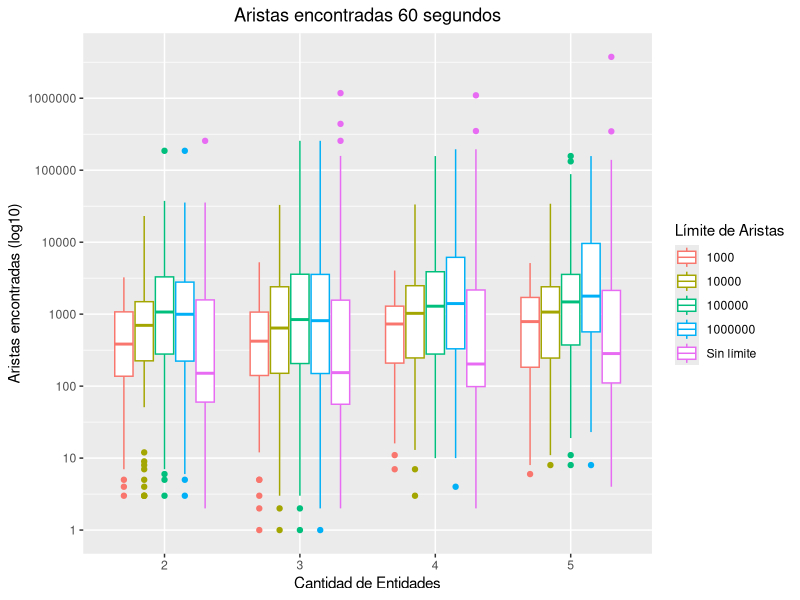
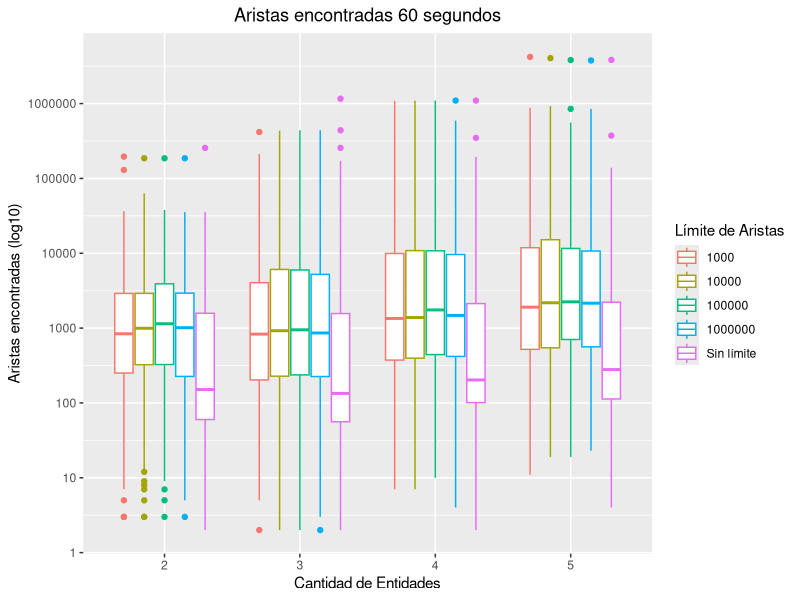
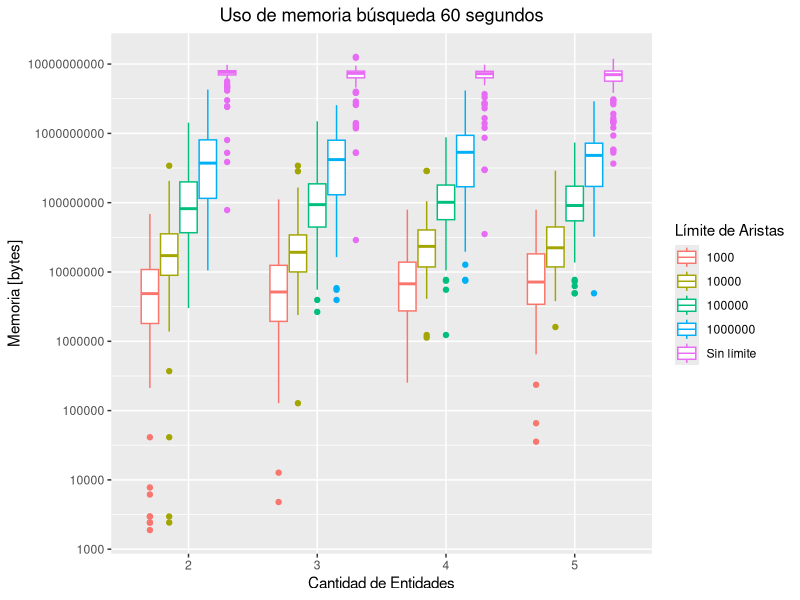
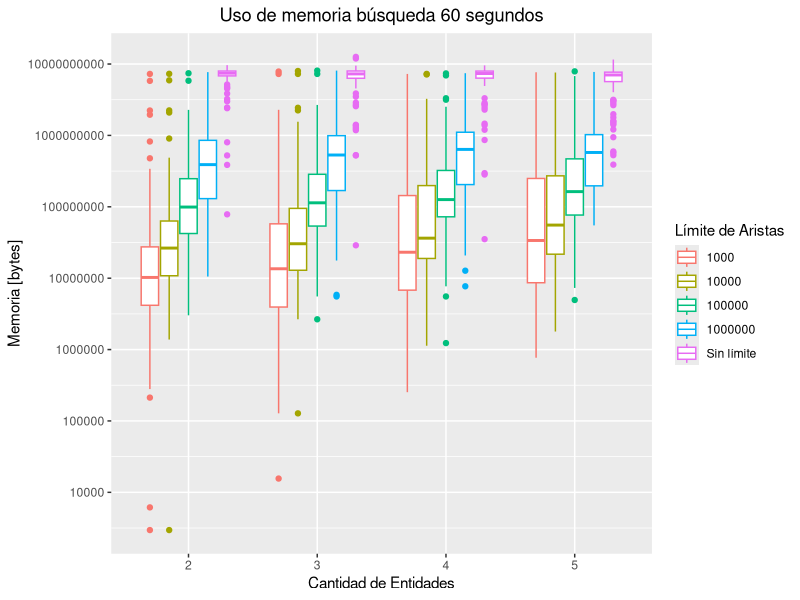
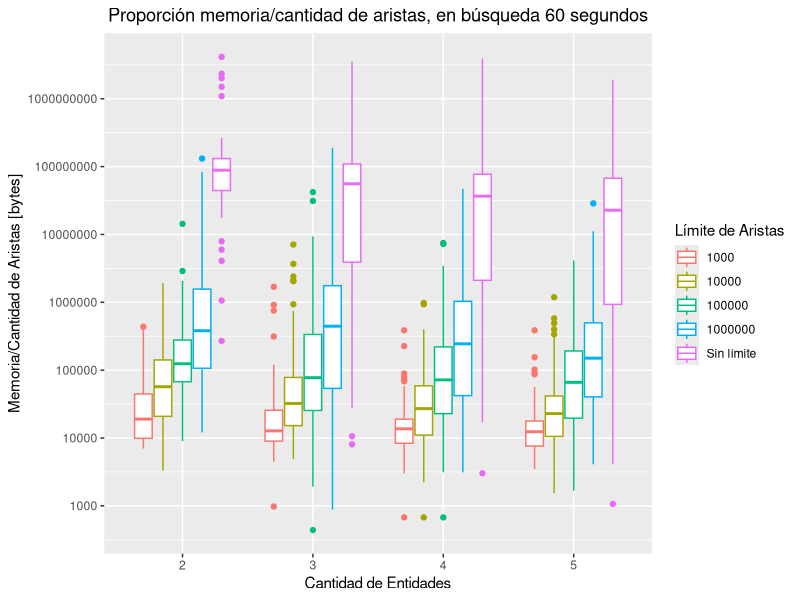
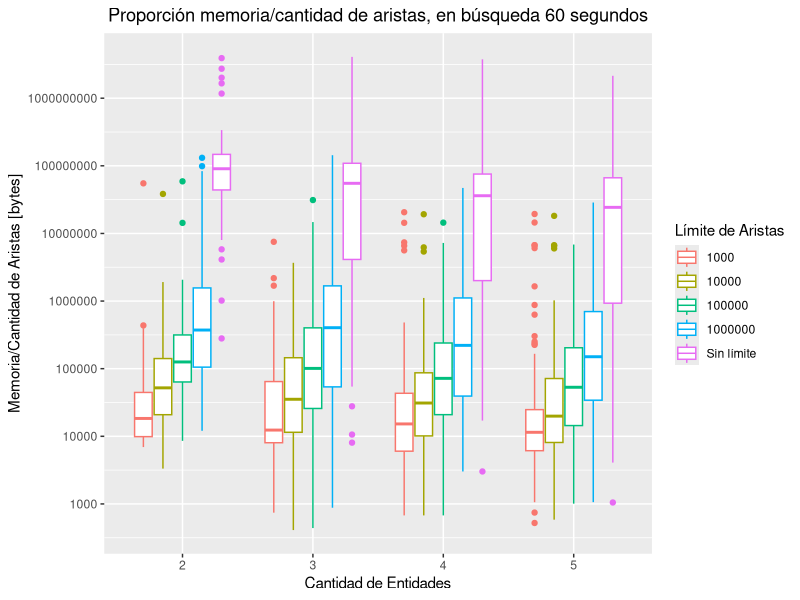
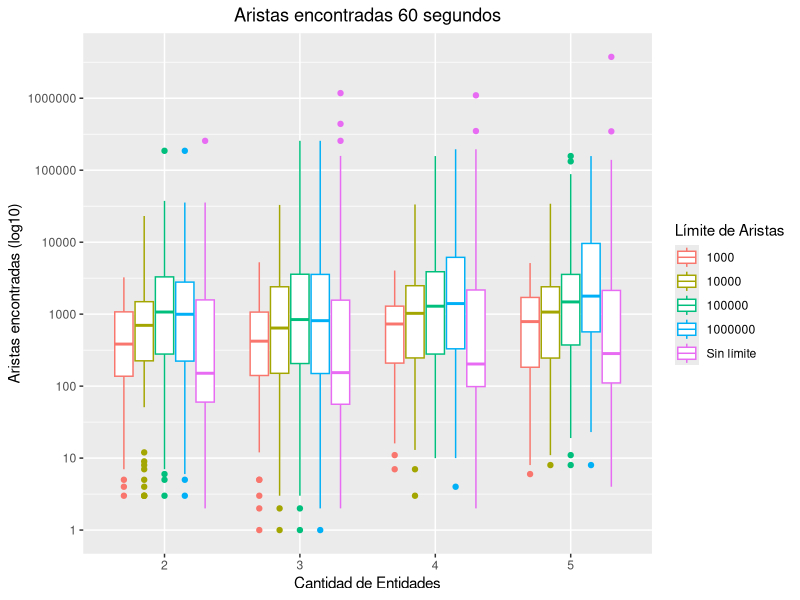
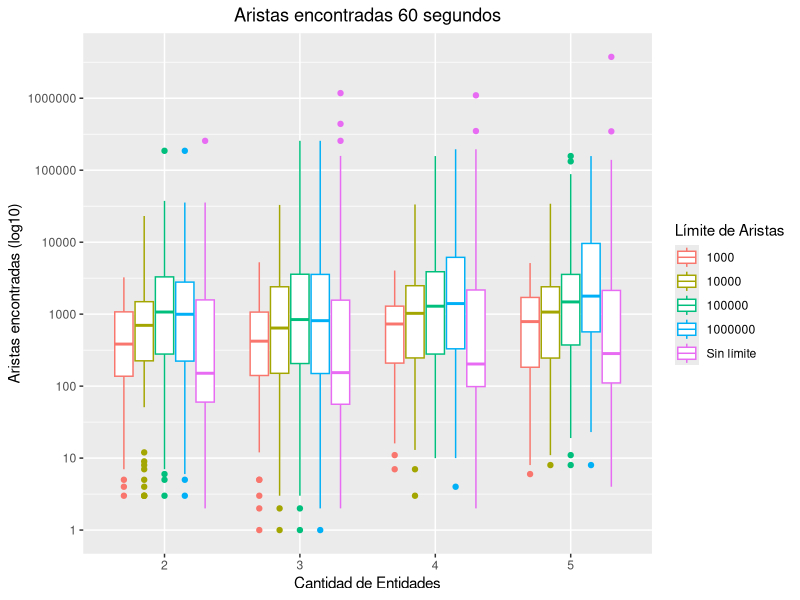

The R source for these figures, in order:
## ---- chunk 1
library(ggplot2)
## ---- chunk 2
tiemposBusquedaCamino <- read.csv("datos/TPF_OptMem_lim-1.csv", sep = ";")
tiemposBusquedaCamino_1000 <- read.csv("datos/TPF_OptMem_lim1000.csv", sep = ";")
tiemposBusquedaCamino_10000 <- read.csv("datos/TPF_OptMem_lim10000.csv", sep = ";")
tiemposBusquedaCamino_100000 <- read.csv("datos/TPF_OptMem_lim100000.csv", sep = ";")
tiemposBusquedaCamino_1000000 <- read.csv("datos/TPF_OptMem_lim1000000.csv", sep = ";")

tiemposBusquedaCamino_limExc <- read.csv("datos/OptMemLimExc/out.csv", sep = ";")
## ---- chunk 3
options(scipen = 999)


all_data = rbind(tiemposBusquedaCamino,tiemposBusquedaCamino_1000,tiemposBusquedaCamino_10000,tiemposBusquedaCamino_100000,tiemposBusquedaCamino_1000000)

all_data$Limite = as.character(all_data$Limite)
all_data$Limite[all_data$Limite == "-1"] <- "Sin límite"
tiemposBusquedaCamino_limExc$Limite = as.character(tiemposBusquedaCamino_limExc$Limite)
tiemposBusquedaCamino_limExc$Limite[tiemposBusquedaCamino_limExc$Limite == "-1"] <- "Sin límite"

all_data$Grupos[all_data$Grupos == "penta"] <- "5"
all_data$Grupos[all_data$Grupos == "cuadra"] <- "4"
all_data$Grupos[all_data$Grupos == "triple"] <- "3"
all_data$Grupos[all_data$Grupos == "double"] <- "2"
tiemposBusquedaCamino_limExc$Grupos[tiemposBusquedaCamino_limExc$Grupos == "penta"] <- "5"
tiemposBusquedaCamino_limExc$Grupos[tiemposBusquedaCamino_limExc$Grupos == "cuadra"] <- "4"
tiemposBusquedaCamino_limExc$Grupos[tiemposBusquedaCamino_limExc$Grupos == "triple"] <- "3"
tiemposBusquedaCamino_limExc$Grupos[tiemposBusquedaCamino_limExc$Grupos == "double"] <- "2"

all_data$grupos_id = paste(all_data$Grupos,"_", as.character(all_data$ID))
ids_aristas_cero <- all_data$grupos_id[all_data$Aristas == 0]
tiemposBusquedaCamino_limExc$grupos_id = paste(tiemposBusquedaCamino_limExc$Grupos,"_", as.character(tiemposBusquedaCamino_limExc$ID))
ids_aristas_cero_limExc <- tiemposBusquedaCamino_limExc$grupos_id[tiemposBusquedaCamino_limExc$Aristas == 0]

all_data_SAC <- all_data[!
    (all_data$grupos_id %in% ids_aristas_cero), ]
all_data_SAC$memArista = all_data_SAC$Memoria / all_data_SAC$Aristas
tiemposBusquedaCamino_limExc_SAC <- tiemposBusquedaCamino_limExc[!
    (tiemposBusquedaCamino_limExc$grupos_id %in% ids_aristas_cero), ]
tiemposBusquedaCamino_limExc_SAC$memArista = tiemposBusquedaCamino_limExc_SAC$Memoria / tiemposBusquedaCamino_limExc_SAC$Aristas




## ---- chunk 4
ggplot(all_data, aes(x=Grupos, y=Aristas,color = Limite)) + 
  geom_boxplot() + 
  labs(title= "Aristas encontradas 60 segundos",
       color = "Límite de Aristas",
       y = "Aristas encontradas (log10)",
       x = "Cantidad de Entidades") +
  theme(plot.title = element_text(hjust = 0.5)) +
  scale_y_continuous(trans='log10', breaks = c(10^0,10^1,10^2,10^3,10^4,10^5,10^6,10^7,10^8,10^9,10^10,10^11))

ggsave(plot = last_plot(), filename = "export/4_LimitesAristas.png", width=8, height=5, dpi=300)
ggsave(plot = last_plot(), filename = "export/4_LimitesAristas.pdf", width=8, height=5, dpi=300)
## ---- chunk 5
ggplot(tiemposBusquedaCamino_limExc, aes(x=Grupos, y=Aristas,color = Limite)) + 
  geom_boxplot() + 
  labs(title= "Aristas encontradas 60 segundos",
       color = "Límite de Aristas",
       y = "Aristas encontradas (log10)",
       x = "Cantidad de Entidades") +
  theme(plot.title = element_text(hjust = 0.5)) +
  scale_y_continuous(trans='log10', breaks = c(10^0,10^1,10^2,10^3,10^4,10^5,10^6,10^7,10^8,10^9,10^10,10^11))

#ggsave(plot = last_plot(), filename = "export/4_LimitesAristas.png", width=8, height=5, dpi=300)
#ggsave(plot = last_plot(), filename = "export/4_LimitesAristas.pdf", width=8, height=5, dpi=300)
## ---- chunk 6
ggplot(all_data, aes(x=Grupos, y=Memoria,color = Limite)) + 
  geom_boxplot() +
  labs(title= "Uso de memoria búsqueda 60 segundos",
       color = "Límite de Aristas",
       y = "Memoria [bytes]",
       x = "Cantidad de Entidades") +
  theme(plot.title = element_text(hjust = 0.5)) +
  #facet_grid(vars(Limite))  + 
  scale_y_continuous(trans='log10', breaks = c(10^0,10^1,10^2,10^3,10^4,10^5,10^6,10^7,10^8,10^9,10^10,10^11,10^12))

ggsave(plot = last_plot(), filename = "export/4_LimitesMemoria.png", width=8, height=5, dpi=300)
ggsave(plot = last_plot(), filename = "export/4_LimitesMemoria.pdf", width=8, height=5, dpi=300)
## ---- chunk 7
ggplot(tiemposBusquedaCamino_limExc, aes(x=Grupos, y=Memoria,color = Limite)) + 
  geom_boxplot() +
  labs(title= "Uso de memoria búsqueda 60 segundos",
       color = "Límite de Aristas",
       y = "Memoria [bytes]",
       x = "Cantidad de Entidades") +
  theme(plot.title = element_text(hjust = 0.5)) +
  #facet_grid(vars(Limite))  + 
  scale_y_continuous(trans='log10', breaks = c(10^0,10^1,10^2,10^3,10^4,10^5,10^6,10^7,10^8,10^9,10^10,10^11,10^12))

#ggsave(plot = last_plot(), filename = "export/4_LimitesMemoria.png", width=8, height=5, dpi=300)
#ggsave(plot = last_plot(), filename = "export/4_LimitesMemoria.pdf", width=8, height=5, dpi=300)
## ---- chunk 8
ggplot(all_data_SAC, aes(x=Grupos, y=memArista,color = Limite)) + 
  geom_boxplot() +
  labs(title= "Proporción memoria/cantidad de aristas, en búsqueda 60 segundos",
       color = "Límite de Aristas",
       y = "Memoria/Cantidad de Aristas [bytes]",
       x = "Cantidad de Entidades") +
  theme(plot.title = element_text(hjust = 0.5)) +
  #facet_grid(vars(Limite))  + 
  scale_y_continuous(trans='log10', breaks = c(10^0,10^1,10^2,10^3,10^4,10^5,10^6,10^7,10^8,10^9,10^10,10^11,10^12))

ggsave(plot = last_plot(), filename = "export/4_LimitesMemoriaAristas.png", width=8, height=5, dpi=300)
ggsave(plot = last_plot(), filename = "export/4_LimitesMemoriaAristas.pdf", width=8, height=5, dpi=300)
## ---- chunk 9
ggplot(tiemposBusquedaCamino_limExc_SAC, aes(x=Grupos, y=memArista,color = Limite)) + 
  geom_boxplot() +
  labs(title= "Proporción memoria/cantidad de aristas, en búsqueda 60 segundos",
       color = "Límite de Aristas",
       y = "Memoria/Cantidad de Aristas [bytes]",
       x = "Cantidad de Entidades") +
  theme(plot.title = element_text(hjust = 0.5)) +
  #facet_grid(vars(Limite))  + 
  scale_y_continuous(trans='log10', breaks = c(10^0,10^1,10^2,10^3,10^4,10^5,10^6,10^7,10^8,10^9,10^10,10^11,10^12))

#ggsave(plot = last_plot(), filename = "export/4_LimitesMemoriaAristas.png", width=8, height=5, dpi=300)
#ggsave(plot = last_plot(), filename = "export/4_LimitesMemoriaAristas.pdf", width=8, height=5, dpi=300)
